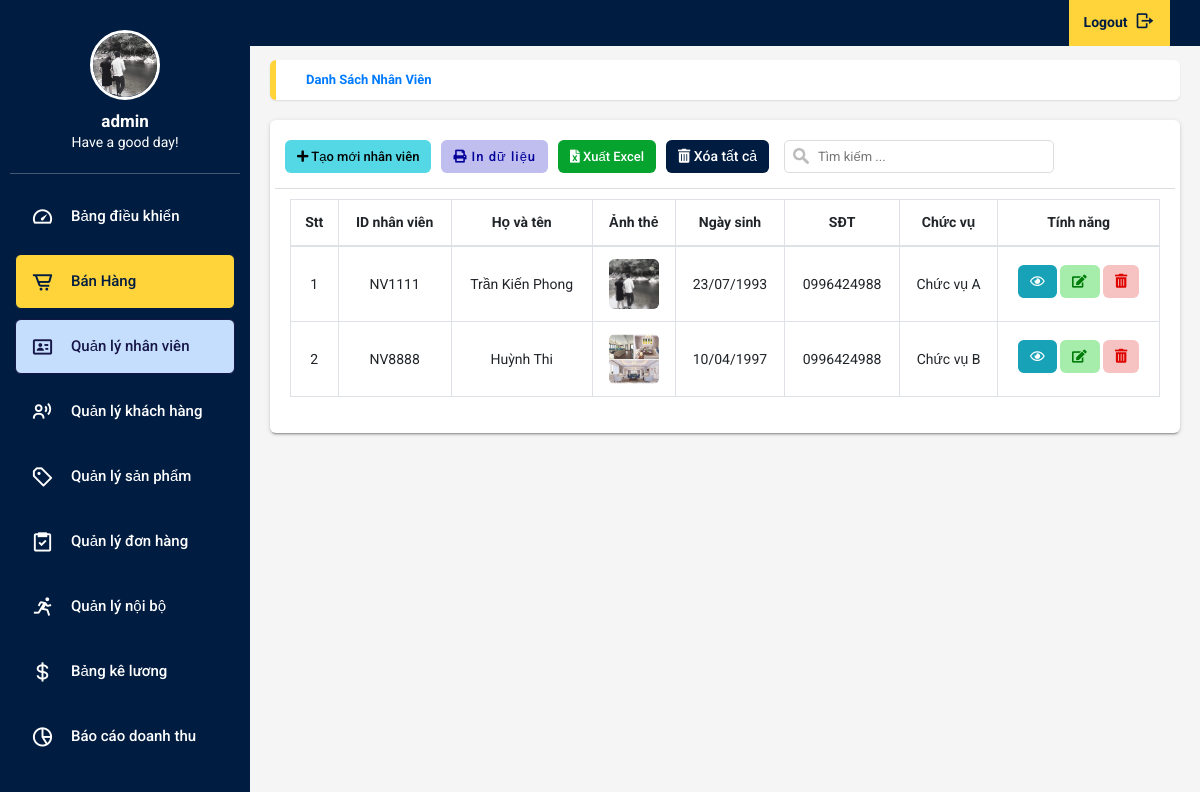
/doc/quan-ly-nhan-vien.php (signed in), run on the app's committed database.
### tables this page shows
CREATE TABLE `nhanvien` (
  `ID` varchar(255) NOT NULL,
  `FullName` varchar(255) NOT NULL,
  `Email` varchar(255) NOT NULL,
  `DiaChi` varchar(255) NOT NULL,
  `SDT` varchar(255) NOT NULL,
  `NgaySinh` date NOT NULL,
  `CCCD` varchar(255) NOT NULL,
  `NgayCap` date NOT NULL,
  `NoiCap` varchar(255) NOT NULL,
  `GioiTinh` varchar(255) NOT NULL,
  `ChucVu` varchar(255) NOT NULL,
  `BangCap` varchar(255) NOT NULL,
  `TinhTrangHonNhan` varchar(255) NOT NULL,
  `AccountLogin` varchar(255) NOT NULL,
  `Password` varchar(255) NOT NULL,
  `Avatar` varchar(255) NOT NULL,
  `Rule` int(50) NOT NULL
);

### doc/quan-ly-nhan-vien.php (the view, shortened to what this page needs)
<?php
include "../includes/header.php";
include "../includes/sidebar.php";
require_once '../connect.php';
?>
<main class="app-content">
    <div class="app-title">
        <ul class="app-breadcrumb breadcrumb side">
            <li class="breadcrumb-item active"><a href="#"><b>Danh sách nhân viên</b></a></li>
        </ul>
    </div>
    <div class="row">
        <div class="col-md-12">
            <div class="tile">
                <div class="tile-body">
                    <div class="row element-button">
                        <div class="col-sm-2">
                            <a class="btn btn-add btn-sm" href="form-add-nhan-vien.php"><i class="fas fa-plus"></i>
                                Tạo mới nhân viên</a>
                        </div>
                        <div class="col-sm-2">
                            <a class="btn btn-delete btn-sm print-file" type="button" onclick="printTable()"><i
                                    class="fas fa-print"></i> In dữ liệu</a>
                        </div>
                        <div class="col-sm-2">
                            <button class="btn btn-excel btn-sm" onclick="excelTable('NhanVien')"><i
                                    class="fas fa-file-excel"></i>
                                Xuất
                                Excel</button>
                        </div>
                        <div class="col-sm-2">
                            <button class='btn btn-secondary btn-md' data-toggle='modal' data-target='#ModalDelAll'><i
                                    class='fas fa-trash-alt'></i> Xóa tất cả
                            </button>
                        </div>
                        <div class="col-sm-4">
                            <input type="text" id="searchTable" placeholder="Tìm kiếm ..." title="Tìm kiếm">
                        </div>
                    </div>
                    <table class="table table-hover table-bordered js-copytextarea" cellpadding="0" cellspacing="0"
                        border="0" id="sampleTable" width="100%">
                        <thead>
                            <tr>
                                <th>Stt</th>
                                <th>ID nhân viên</th>
                                <th>Họ và tên</th>
                                <th class="noExl">Ảnh thẻ</th>
                                <th>Ngày sinh</th>
                                <th>SĐT</th>
                                <th>Chức vụ</th>
                                <th class="noExl">Tính năng</th>
                            </tr>
                        </thead>
                        <tbody id="table-tbody">
                            <?php
                  $counter = 1;
                  $data = "SELECT * FROM NhanVien";
                  $result = $conn->query($data);
                  while($ser=mysqli_fetch_array($result)) {
                ?>
                            <tr>
                                <td><?php echo $counter;  $counter++; ?></td>
                                <td><?php echo $ser['ID'];?></td>
                                <td><?php echo $ser['FullName'];?></td>
                                <td class="noExl"><img class='img-card-person'
                                        src='../images/<?php echo $ser['Avatar']; ?>' alt=''>
                                </td>
                                <td><?php $date=date_create($ser['NgaySinh']); echo date_format($date,"d/m/Y"); ?>
                                </td>
                                <td><?php echo $ser['SDT'];?></td>
                                <td><?php echo $ser['ChucVu'];?></td>
                                <td class="noExl">
                                    <a href="view-nhan-vien.php?id=<?php echo $ser['ID']; ?>"
                                        class="btn btn-info btn-sm edit"><i class='far fa-eye'></i></a>
                                    <button class='btn btn-save btn-sm edit' title='Sửa' id='show-emp'
                                        data-toggle='modal' data-target='#ModalEDit<?php echo $ser['ID'];?>'><i
                                            class='fas fa-edit'></i>
                                    </button>
                                    <button class='btn btn-md trash' title='Xóa' data-toggle='modal'
                                        data-target='#ModalDel<?php echo $ser['ID'];?>'><i class='fas fa-trash-alt'></i>
                                    </button>
                                </td>
                            </tr>
                            <?php } ?>
                        </tbody>
                    </table>
                </div>
            </div>
        </div>
    </div>
</main>
<?php include "../includes/footer.php" ?>

### data on the page
nhanvien: ID "NV1111", FullName "Trần Kiến Phong", Avatar (picture), NgaySinh "23/07/1993", SDT "0996424988", ChucVu "Chức vụ A"
nhanvien: ID "NV8888", FullName "Huỳnh Thi", Avatar (picture), NgaySinh "10/04/1997", SDT "0996424988", ChucVu "Chức vụ B"

### other printed values
$_SESSION['username'] "admin"
$name "Bảng điều khiển"
$name "Bán Hàng"
$name "Quản lý nhân viên"
$name "Quản lý khách hàng"
$name "Quản lý sản phẩm"
$name "Quản lý đơn hàng"
$name "Quản lý nội bộ"
$name "Bảng kê lương"
$name "Báo cáo doanh thu"
